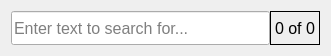
<?xml version="1.0" encoding="UTF-8"?>
<ui version="4.0">
 <class>findDialog</class>
 <widget class="QDialog" name="findDialog">
  <property name="geometry">
   <rect>
    <x>0</x>
    <y>0</y>
    <width>331</width>
    <height>56</height>
   </rect>
  </property>
  <property name="sizePolicy">
   <sizepolicy hsizetype="Ignored" vsizetype="Ignored">
    <horstretch>0</horstretch>
    <verstretch>0</verstretch>
   </sizepolicy>
  </property>
  <property name="windowTitle">
   <string>Find</string>
  </property>
  <layout class="QHBoxLayout" name="horizontalLayout">
   <property name="spacing">
    <number>0</number>
   </property>
   <item>
    <widget class="QLineEdit" name="findField">
     <property name="sizePolicy">
      <sizepolicy hsizetype="Expanding" vsizetype="Ignored">
       <horstretch>0</horstretch>
       <verstretch>0</verstretch>
      </sizepolicy>
     </property>
     <property name="font">
      <font>
       <family>Segoe UI</family>
       <pointsize>12</pointsize>
       <weight>50</weight>
       <bold>false</bold>
      </font>
     </property>
     <property name="placeholderText">
      <string>Enter text to search for...</string>
     </property>
    </widget>
   </item>
   <item>
    <widget class="QLabel" name="countLabel">
     <property name="font">
      <font>
       <family>Segoe UI</family>
       <pointsize>12</pointsize>
      </font>
     </property>
     <property name="autoFillBackground">
      <bool>true</bool>
     </property>
     <property name="frameShape">
      <enum>QFrame::Box</enum>
     </property>
     <property name="text">
      <string>0 of 0</string>
     </property>
    </widget>
   </item>
  </layout>
 </widget>
 <resources/>
 <connections/>
</ui>
